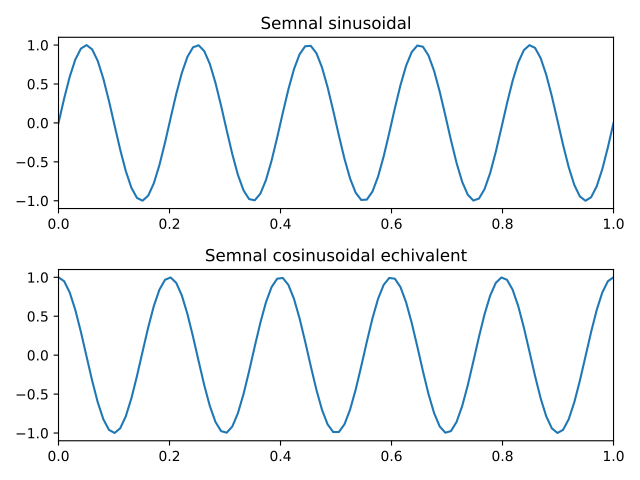

The Python source for this figure:
import numpy as np
import matplotlib.pyplot as plt

A = 1
f = 5
phi = 0
fs = 100  
ts = 1 / fs  
t = np.linspace(0, 1, int(fs)) 

x_sin = A * np.sin(2 * np.pi * f * t + phi)
x_cos = A * np.cos(2 * np.pi * f * t + phi)

fig, axs = plt.subplots(2)

axs[0].plot(t, x_sin)
axs[0].set_title('Semnal sinusoidal')
axs[0].set_xlim([0, 1])

axs[1].plot(t, x_cos)
axs[1].set_title('Semnal cosinusoidal echivalent')
axs[1].set_xlim([0, 1])

plt.tight_layout()
plt.show()
